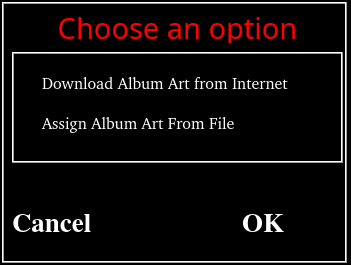
<?xml version="1.0" encoding="UTF-8"?>
<ui version="4.0">
 <class>frmAlbumArtDialog</class>
 <widget class="QDialog" name="frmAlbumArtDialog">
  <property name="geometry">
   <rect>
    <x>0</x>
    <y>0</y>
    <width>351</width>
    <height>265</height>
   </rect>
  </property>
  <property name="palette">
   <palette>
    <active>
     <colorrole role="WindowText">
      <brush brushstyle="SolidPattern">
       <color alpha="255">
        <red>255</red>
        <green>255</green>
        <blue>255</blue>
       </color>
      </brush>
     </colorrole>
     <colorrole role="Text">
      <brush brushstyle="SolidPattern">
       <color alpha="255">
        <red>255</red>
        <green>255</green>
        <blue>255</blue>
       </color>
      </brush>
     </colorrole>
     <colorrole role="ButtonText">
      <brush brushstyle="SolidPattern">
       <color alpha="255">
        <red>255</red>
        <green>255</green>
        <blue>255</blue>
       </color>
      </brush>
     </colorrole>
     <colorrole role="Base">
      <brush brushstyle="SolidPattern">
       <color alpha="255">
        <red>0</red>
        <green>0</green>
        <blue>0</blue>
       </color>
      </brush>
     </colorrole>
     <colorrole role="Window">
      <brush brushstyle="SolidPattern">
       <color alpha="255">
        <red>0</red>
        <green>0</green>
        <blue>0</blue>
       </color>
      </brush>
     </colorrole>
    </active>
    <inactive>
     <colorrole role="WindowText">
      <brush brushstyle="SolidPattern">
       <color alpha="255">
        <red>255</red>
        <green>255</green>
        <blue>255</blue>
       </color>
      </brush>
     </colorrole>
     <colorrole role="Text">
      <brush brushstyle="SolidPattern">
       <color alpha="255">
        <red>255</red>
        <green>255</green>
        <blue>255</blue>
       </color>
      </brush>
     </colorrole>
     <colorrole role="ButtonText">
      <brush brushstyle="SolidPattern">
       <color alpha="255">
        <red>255</red>
        <green>255</green>
        <blue>255</blue>
       </color>
      </brush>
     </colorrole>
     <colorrole role="Base">
      <brush brushstyle="SolidPattern">
       <color alpha="255">
        <red>0</red>
        <green>0</green>
        <blue>0</blue>
       </color>
      </brush>
     </colorrole>
     <colorrole role="Window">
      <brush brushstyle="SolidPattern">
       <color alpha="255">
        <red>0</red>
        <green>0</green>
        <blue>0</blue>
       </color>
      </brush>
     </colorrole>
    </inactive>
    <disabled>
     <colorrole role="WindowText">
      <brush brushstyle="SolidPattern">
       <color alpha="255">
        <red>133</red>
        <green>131</green>
        <blue>127</blue>
       </color>
      </brush>
     </colorrole>
     <colorrole role="Text">
      <brush brushstyle="SolidPattern">
       <color alpha="255">
        <red>133</red>
        <green>131</green>
        <blue>127</blue>
       </color>
      </brush>
     </colorrole>
     <colorrole role="ButtonText">
      <brush brushstyle="SolidPattern">
       <color alpha="255">
        <red>133</red>
        <green>131</green>
        <blue>127</blue>
       </color>
      </brush>
     </colorrole>
     <colorrole role="Base">
      <brush brushstyle="SolidPattern">
       <color alpha="255">
        <red>0</red>
        <green>0</green>
        <blue>0</blue>
       </color>
      </brush>
     </colorrole>
     <colorrole role="Window">
      <brush brushstyle="SolidPattern">
       <color alpha="255">
        <red>0</red>
        <green>0</green>
        <blue>0</blue>
       </color>
      </brush>
     </colorrole>
    </disabled>
   </palette>
  </property>
  <property name="windowTitle">
   <string notr="true"/>
  </property>
  <widget class="QFrame" name="frame">
   <property name="geometry">
    <rect>
     <x>2</x>
     <y>2</y>
     <width>345</width>
     <height>261</height>
    </rect>
   </property>
   <property name="frameShape">
    <enum>QFrame::Box</enum>
   </property>
   <property name="frameShadow">
    <enum>QFrame::Raised</enum>
   </property>
   <widget class="SKG_Button" name="btnOK">
    <property name="geometry">
     <rect>
      <x>240</x>
      <y>190</y>
      <width>101</width>
      <height>61</height>
     </rect>
    </property>
    <property name="font">
     <font>
      <family>Nimbus Roman No9 L</family>
      <pointsize>20</pointsize>
      <weight>75</weight>
      <italic>false</italic>
      <bold>true</bold>
     </font>
    </property>
    <property name="autoFillBackground">
     <bool>true</bool>
    </property>
    <property name="text">
     <string>OK</string>
    </property>
   </widget>
   <widget class="QFrame" name="frame_2">
    <property name="geometry">
     <rect>
      <x>10</x>
      <y>50</y>
      <width>331</width>
      <height>111</height>
     </rect>
    </property>
    <property name="autoFillBackground">
     <bool>true</bool>
    </property>
    <property name="frameShape">
     <enum>QFrame::Box</enum>
    </property>
    <property name="frameShadow">
     <enum>QFrame::Raised</enum>
    </property>
    <widget class="QRadioButton" name="rbDownload">
     <property name="geometry">
      <rect>
       <x>10</x>
       <y>20</y>
       <width>291</width>
       <height>22</height>
      </rect>
     </property>
     <property name="font">
      <font>
       <family>Bitstream Charter</family>
       <pointsize>12</pointsize>
      </font>
     </property>
     <property name="mouseTracking">
      <bool>true</bool>
     </property>
     <property name="autoFillBackground">
      <bool>false</bool>
     </property>
     <property name="styleSheet">
      <string notr="true">background:black;
color:white</string>
     </property>
     <property name="text">
      <string>Download Album Art from Internet</string>
     </property>
    </widget>
    <widget class="QRadioButton" name="rbFromFile">
     <property name="geometry">
      <rect>
       <x>10</x>
       <y>60</y>
       <width>291</width>
       <height>22</height>
      </rect>
     </property>
     <property name="font">
      <font>
       <family>Bitstream Charter</family>
       <pointsize>12</pointsize>
      </font>
     </property>
     <property name="mouseTracking">
      <bool>true</bool>
     </property>
     <property name="autoFillBackground">
      <bool>false</bool>
     </property>
     <property name="styleSheet">
      <string notr="true">background:black;
color:white</string>
     </property>
     <property name="text">
      <string>Assign Album Art From File</string>
     </property>
    </widget>
   </widget>
   <widget class="QLabel" name="label">
    <property name="geometry">
     <rect>
      <x>10</x>
      <y>10</y>
      <width>331</width>
      <height>31</height>
     </rect>
    </property>
    <property name="palette">
     <palette>
      <active>
       <colorrole role="WindowText">
        <brush brushstyle="SolidPattern">
         <color alpha="255">
          <red>255</red>
          <green>0</green>
          <blue>0</blue>
         </color>
        </brush>
       </colorrole>
      </active>
      <inactive>
       <colorrole role="WindowText">
        <brush brushstyle="SolidPattern">
         <color alpha="255">
          <red>255</red>
          <green>0</green>
          <blue>0</blue>
         </color>
        </brush>
       </colorrole>
      </inactive>
      <disabled>
       <colorrole role="WindowText">
        <brush brushstyle="SolidPattern">
         <color alpha="255">
          <red>133</red>
          <green>131</green>
          <blue>127</blue>
         </color>
        </brush>
       </colorrole>
      </disabled>
     </palette>
    </property>
    <property name="font">
     <font>
      <family>Digital-7</family>
      <pointsize>22</pointsize>
     </font>
    </property>
    <property name="text">
     <string>Choose an option</string>
    </property>
    <property name="alignment">
     <set>Qt::AlignCenter</set>
    </property>
   </widget>
   <widget class="SKG_Button" name="btnCancel">
    <property name="geometry">
     <rect>
      <x>10</x>
      <y>190</y>
      <width>101</width>
      <height>61</height>
     </rect>
    </property>
    <property name="font">
     <font>
      <family>Nimbus Roman No9 L</family>
      <pointsize>20</pointsize>
      <weight>75</weight>
      <italic>false</italic>
      <bold>true</bold>
     </font>
    </property>
    <property name="autoFillBackground">
     <bool>true</bool>
    </property>
    <property name="text">
     <string>Cancel</string>
    </property>
   </widget>
  </widget>
 </widget>
 <customwidgets>
  <customwidget>
   <class>SKG_Button</class>
   <extends>QLabel</extends>
   <header>skg_button.h</header>
  </customwidget>
 </customwidgets>
 <resources/>
 <connections/>
</ui>
